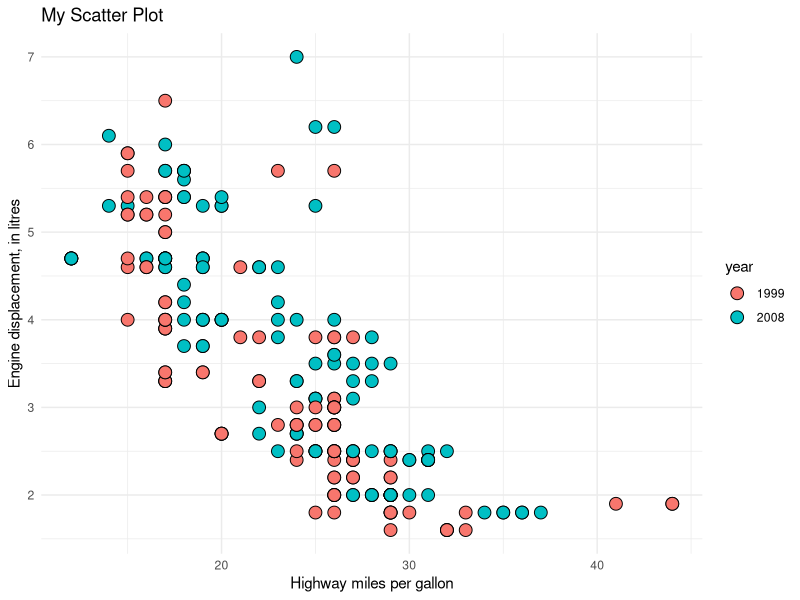

Write R code to recreate this figure.
library(ggplot2)
attach(mpg)
mpg <-mpg
mpg$year <- factor(mpg$year)
ggplot(mpg, aes(hwy, displ, fill=year)) + 
  geom_point(size=4, shape=21)+
  labs(x="Highway miles per gallon", y="Engine displacement, in litres", title= "My Scatter Plot")+
  theme_minimal()

                      
